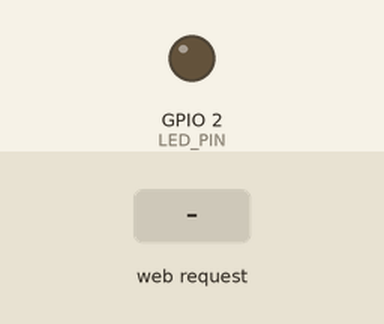
Recording of a sketch running on a simulated ESP32. Parts: output pins drawn as LEDs (lit = HIGH). The inputs (shaded band) are chosen by the test bench. What the sketch prints to the serial monitor is not drawn.

Above: at 1.3 s.
1.4 s: HTTP request GET /set?state=on received
At 1.7 s:
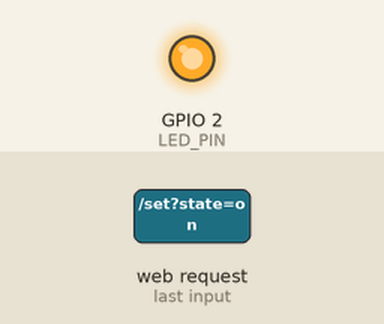
2.9 s: HTTP request GET /set?state=off received
At 4.0 s:
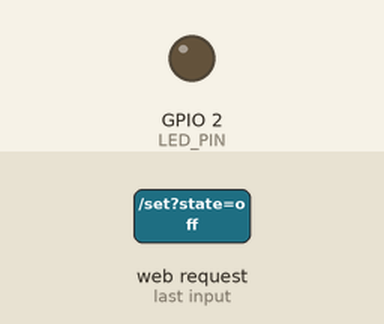
Timing chart, 0 to 5.9 s (numbered marks = the images above; inputs shaded):
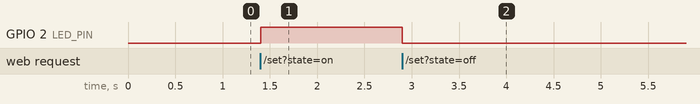

The sketch:

1.ino
```cpp
// AhmedAP/ AhmedAP.ino
#include <WiFi.h>
#include <WebServer.h>

const char* ssid = "Ahmed";
const char* password = "1234567890";

const int LED_PIN = 2; // غيره لو لمبتك على دبوس آخر (مثلاً 5 أو 4...)
WebServer server(80);

String htmlPage() {
  String html = R"rawliteral(
<!doctype html>
<html>
<head>
  <meta charset="utf-8">
  <meta name="viewport" content="width=device-width,initial-scale=1">
  <title>Ahmed ESP32 - تحكم باللمبة</title>
  <style>
    body { font-family: Arial, Helvetica, sans-serif; text-align:center; padding:20px; }
    .led {
      margin: 20px auto;
      width: 80px; height: 80px;
      border-radius: 50%;
      background: #222; /* off */
      box-shadow: 0 0 10px rgba(0,0,0,0.3);
    }
    .led.on { background: #00f; box-shadow: 0 0 30px rgba(0,0,255,0.7); } /* أزرق لما شغّال */
    button { padding: 12px 20px; font-size:16px; cursor:pointer; border-radius:6px; }
  </style>
</head>
<body>
  <h2>شبكة: Ahmed — صفحة التحكم</h2>
  <div id="led" class="led"></div>
  <div>
    <button id="toggleBtn">تحميل...</button>
  </div>

<script>
async function setLed(state) {
  // state: "on" أو "off"
  try {
    await fetch('/set?state=' + state);
    updateStatus();
  } catch(e) {
    console.error(e);
  }
}

async function getStatus() {
  try {
    const res = await fetch('/status');
    if (!res.ok) return {on:false};
    return res.json();
  } catch(e) {
    return {on:false};
  }
}

async function updateStatus() {
  const s = await getStatus();
  const led = document.getElementById('led');
  const btn = document.getElementById('toggleBtn');
  if (s.on) {
    led.classList.add('on');
    btn.textContent = 'إطفاء اللمبة';
    btn.onclick = () => setLed('off');
  } else {
    led.classList.remove('on');
    btn.textContent = 'تشغيل اللمبة';
    btn.onclick = () => setLed('on');
  }
}

window.addEventListener('load', () => {
  updateStatus();
  // تحديث الحالة كل 3 ثواني
  setInterval(updateStatus, 3000);
});
</script>
</body>
</html>
)rawliteral";
  return html;
}

void handleRoot() {
  server.send(200, "text/html; charset=utf-8", htmlPage());
}

// endpoint: /set?state=on أو off
void handleSet() {
  if (server.hasArg("state")) {
    String s = server.arg("state");
    if (s == "on") {
      digitalWrite(LED_PIN, HIGH);
      server.send(200, "application/json", "{\"result\":\"ok\",\"on\":true}");
      return;
    } else if (s == "off") {
      digitalWrite(LED_PIN, LOW);
      server.send(200, "application/json", "{\"result\":\"ok\",\"on\":false}");
      return;
    }
  }
  server.send(400, "application/json", "{\"result\":\"error\",\"msg\":\"state missing or invalid\"}");
}

void handleStatus() {
  bool on = digitalRead(LED_PIN) == HIGH;
  String payload = String("{\"on\":") + (on ? "true" : "false") + "}";
  server.send(200, "application/json", payload);
}

void setup() {
  pinMode(LED_PIN, OUTPUT);
  digitalWrite(LED_PIN, LOW); // ابدأ مطفي

  Serial.begin(115200);
  delay(100);

  WiFi.mode(WIFI_AP);
  bool ok = WiFi.softAP(ssid, password);
  if (ok) {
    Serial.println();
    Serial.print("AP started: ");
    Serial.println(ssid);
    Serial.print("IP address: ");
    Serial.println(WiFi.softAPIP());
  } else {
    Serial.println("Failed to start AP");
  }

  server.on("/", handleRoot);
  server.on("/set", handleSet);
  server.on("/status", handleStatus);
  server.onNotFound([](){
    server.send(404, "text/plain", "Not found");
  });

  server.begin();
  Serial.println("HTTP server started");
}

void loop() {
  server.handleClient();
}
```

Measured:
- after the input at 1.4 s, GPIO 2 (LED_PIN): LOW → HIGH at once
- after the input at 2.9 s, GPIO 2 (LED_PIN): HIGH → LOW at once
